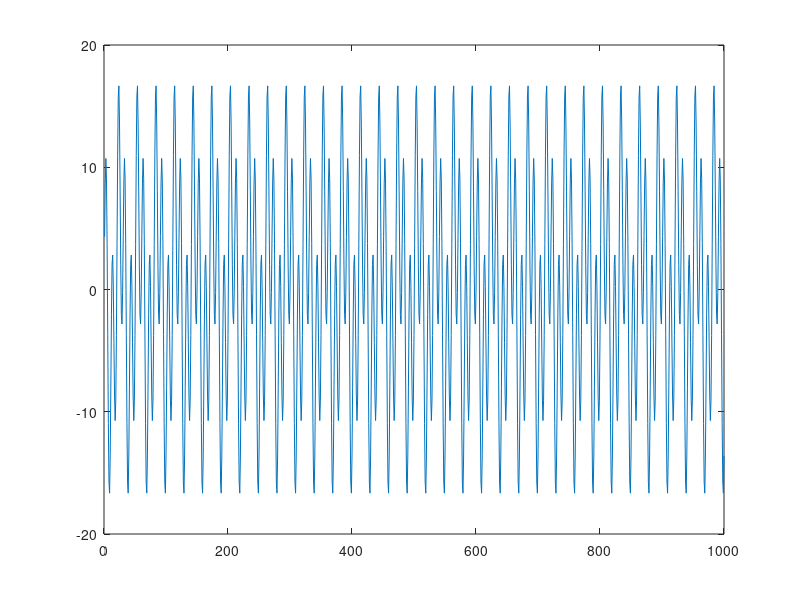

MATLAB code to generate this figure: (Note: this script raises an error after producing the figure.)
L = 1000;
t = 0:(L-1);
f_1 = 1/10;
f_2 = 1/30;

x = 10*sin(2*pi*f_1*t) + 8*cos(2*pi*f_2*t+1);

figure;
plot(x);

%x_fft = fft(x);
x_fft = fft_leastSquares(x);

figure;
%plot(2*abs(x_fft/L)); %to get coefficient
plot((2*abs(x_fft/L)).^2);

c = xcorr(x);

figure;
plot(c);

c_fft = fft(c);

figure;
plot(abs(c_fft)/L);
